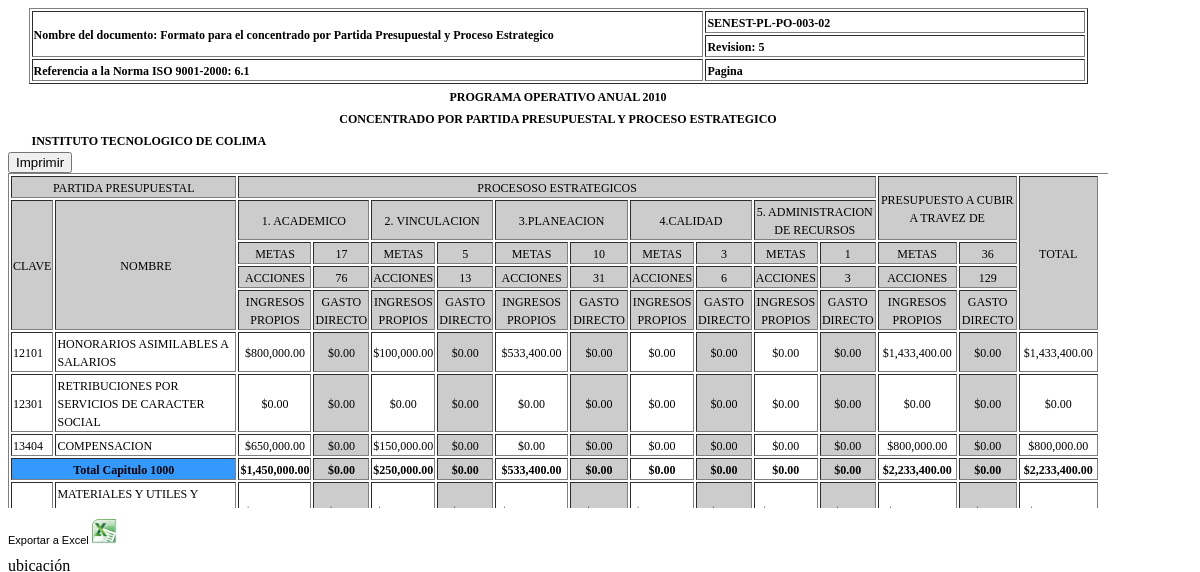
The page /APOApartidaPresupuestal.php on the database its author committed.
### tables this page shows
CREATE TABLE `partida` (
  `clave` int(11) NOT NULL,
  `id_subcapitulo` int(11) default NULL,
  `nombre` varchar(200) default NULL,
  `descripcion` longtext,
  `ingreso_propio` double default NULL,
  `gasto_directo` double default NULL,
  `vigencia` date default NULL,
  `periodo` varchar(20) default NULL,
  `id_partida` int(11) NOT NULL auto_increment,
  `estado` int(11) NOT NULL,
  `restringir` int(11) default NULL,
  PRIMARY KEY  (`id_partida`),
  KEY `i_clave` (`clave`)
);

CREATE TABLE `capitulo` (
  `clave` int(11) NOT NULL,
  `nombre` varchar(500) default NULL,
  `descripcion` longtext,
  `ingresos_propios` double default NULL,
  `gasto_directo` double default NULL,
  `vigencia` date default NULL,
  `periodo` varchar(20) default NULL,
  `id_capitulo` int(11) NOT NULL auto_increment,
  PRIMARY KEY  (`id_capitulo`),
  KEY `i_clave` (`clave`)
);

### APOApartidaPresupuestal.php (the view, shortened to what the rows shown need)
<!DOCTYPE html PUBLIC "-//W3C//DTD XHTML 4.01 Transitional//EN" "http://www.w3.org/TR/xhtml1/DTD/xhtml1-transitional.dtd">
<html xmlns="http://www.w3.org/1999/xhtml">
<head>
</head>
<body onload="cargar();">
<form id="form1" name="form1" method="post" action="TCapitulo.php">
  <div id="d_diva" style="display:block; height:500px; width:1100px; overflow:auto; ">
    <table width="1059" border="1" align="center"   >
      <?PHP
	$Sql="select clave,nombre,ingreso_propio from partida where clave BETWEEN 10000 and (10000+9999) ORDER BY clave";
	$ISql = mysql_query($Sql);
	$num=mysql_num_rows($ISql);
	if($num>0)
	{
		$a=1;
		while($row = mysql_fetch_array($ISql))
		{
		if($a==0)
		{
		?>
      <? $a=1;}else{?>
      <tr class="odd">
        <? $a=0;}?>
        <td ><span class="Estilo2"><? echo $row[0]; ?></span></td>
        <td ><span class="Estilo2"><? echo $row[1]; ?></span></td>
        <?
			$co="select sum(pd.ingreso_propio) from `partida_departamento` pd
			join `procesoclave_meta` pm on pd.id_meta = pm.id_meta
			join `procesoclave` p on p.id_procesoclave = pm.id_procesoclave
			join `procesoestrategico` pe on pe.id_procesoestrategico=p.id_procesoestrategico
			join partida pa on pa.id_partida = pd.id_partida where pa.clave = ".$row[0]." and pe.clave = 01";
			$resultado=mysql_query($co);
			$row11 = mysql_fetch_array($resultado);
			?>
        <td align="center"><span class="Estilo2">
          <?  echo "$".number_format($row11[0], 2, '.', ',');?>
        </span></td>
        <?
			$gastodir="select sum(g.monto) from `gastodirecto_partida` g
			join `procesoclave_meta` pm on g.id_meta = pm.id_meta
			join `procesoclave` p on p.id_procesoclave = pm.id_procesoclave
			join `procesoestrategico` pe on pe.id_procesoestrategico=p.id_procesoestrategico
			join partida pa on pa.id_partida = g.id_partida
			where pa.clave = ".$row[0]." and pe.clave = 01";
			$resultado=mysql_query($gastodir);
			$row11 = mysql_fetch_array($resultado);
			?>
        <td align="center" bgcolor="#CCCCCC"><span class="Estilo2">
          <?  echo "$".number_format($row11[0], 2, '.', ',');?>
        </span></td>
        <?
			$con="select sum(pd.ingreso_propio) from `partida_departamento` pd
			join `procesoclave_meta` pm on pd.id_meta = pm.id_meta
			join `procesoclave` p on p.id_procesoclave = pm.id_procesoclave
			join `procesoestrategico` pe on pe.id_procesoestrategico=p.id_procesoestrategico
			join partida pa on pa.id_partida = pd.id_partida where pa.clave = ".$row[0]." and pe.clave = 02";
			$resultado1=mysql_query($con);
			$row10 = mysql_fetch_array($resultado1);
			?>
        <td align="center"><span class="Estilo2">
          <?  echo "$".number_format($row10[0], 2, '.', ',');?>
        </span> </td>
        <?
			$gastodir1="select sum(g.monto) from `gastodirecto_partida` g
			join `procesoclave_meta` pm on g.id_meta = pm.id_meta
			join `procesoclave` p on p.id_procesoclave = pm.id_procesoclave
			join `procesoestrategico` pe on pe.id_procesoestrategico=p.id_procesoestrategico
			join partida pa on pa.id_partida = g.id_partida
			where pa.clave = ".$row[0]." and pe.clave = 02";
			$resultado=mysql_query($gastodir1);
			$row11 = mysql_fetch_array($resultado);
			?>
        <td bgcolor="#CCCCCC" align="center"><span class="Estilo2">
          <?  echo "$".number_format($row11[0], 2, '.', ',');?>
        </span></td>
        <?
			$cone="select sum(pd.ingreso_propio) from `partida_departamento` pd
			join `procesoclave_meta` pm on pd.id_meta = pm.id_meta
			join `procesoclave` p on p.id_procesoclave = pm.id_procesoclave
			join `procesoestrategico` pe on pe.id_procesoestrategico=p.id_procesoestrategico
			join partida pa on pa.id_partida = pd.id_partida where pa.clave = ".$row[0]." and pe.clave = 03";
			$resultado2=mysql_query($cone);
			$row9 = mysql_fetch_array($resultado2);
			?>
        <td align="center"><span class="Estilo2">
          <?  echo "$".number_format($row9[0], 2, '.', ',');?>
        </span></td>
        <?
			$gastodir1="select sum(g.monto) from `gastodirecto_partida` g
			join `procesoclave_meta` pm on g.id_meta = pm.id_meta
			join `procesoclave` p on p.id_procesoclave = pm.id_procesoclave
			join `procesoestrategico` pe on pe.id_procesoestrategico=p.id_procesoestrategico
			join partida pa on pa.id_partida = g.id_partida
			where pa.clave = ".$row[0]." and pe.clave = 03";
			$resultado=mysql_query($gastodir1);
			$row11 = mysql_fetch_array($resultado);
			?>
        <td bgcolor="#CCCCCC" align="center"><span class="Estilo2">
          <?  echo "$".number_format($row11[0], 2, '.', ',');?>
        </span></td>
        <?
			$conex="select sum(pd.ingreso_propio) from `partida_departamento` pd
			join `procesoclave_meta` pm on pd.id_meta = pm.id_meta
			join `procesoclave` p on p.id_procesoclave = pm.id_procesoclave
			join `procesoestrategico` pe on pe.id_procesoestrategico=p.id_procesoestrategico
			join partida pa on pa.id_partida = pd.id_partida where pa.clave = ".$row[0]." and pe.clave = 04";
			$resultado3=mysql_query($conex);
			$row8 = mysql_fetch_array($resultado3);
			?>
        <td align="center"><span class="Estilo2">
          <?  echo "$".number_format($row8[0], 2, '.', ',');?>
        </span></td>
        <?
			$gastodir1="select sum(g.monto) from `gastodirecto_partida` g
			join `procesoclave_meta` pm on g.id_meta = pm.id_meta
			join `procesoclave` p on p.id_procesoclave = pm.id_procesoclave
			join `procesoestrategico` pe on pe.id_procesoestrategico=p.id_procesoestrategico
			join partida pa on pa.id_partida = g.id_partida
			where pa.clave = ".$row[0]." and pe.clave = 04";
			$resultado=mysql_query($gastodir1);
			$row11 = mysql_fetch_array($resultado);
			?>
        <td bgcolor="#CCCCCC" align="center"><span class="Estilo2">
          <?  echo "$".number_format($row11[0], 2, '.', ',');?>
        </span></td>
        <?
			$conexi="select sum(pd.ingreso_propio) from `partida_departamento` pd
			join `procesoclave_meta` pm on pd.id_meta = pm.id_meta
			join `procesoclave` p on p.id_procesoclave = pm.id_procesoclave
			join `procesoestrategico` pe on pe.id_procesoestrategico=p.id_procesoestrategico
			join partida pa on pa.id_partida = pd.id_partida where pa.clave = ".$row[0]." and pe.clave = 05";
			$resultado4=mysql_query($conexi);
			$row7 = mysql_fetch_array($resultado4);
			?>
        <td align="center"><span class="Estilo2">
          <?  echo "$".number_format($row7[0], 2, '.', ',');?>
        </span></td>
        <?
			$gastodir1="select sum(g.monto) from `gastodirecto_partida` g
			join `procesoclave_meta` pm on g.id_meta = pm.id_meta
			join `procesoclave` p on p.id_procesoclave = pm.id_procesoclave
			join `procesoestrategico` pe on pe.id_procesoestrategico=p.id_procesoestrategico
			join partida pa on pa.id_partida = g.id_partida
			where pa.clave = ".$row[0]." and pe.clave = 05";
			$resultado=mysql_query($gastodir1);
			$row11 = mysql_fetch_array($resultado);
			?>
        <td bgcolor="#CCCCCC" align="center"><span class="Estilo2">
          <?  echo "$".number_format($row11[0], 2, '.', ',');?>
        </span></td>
        <?
			$conexio ="select sum(pd.ingreso_propio) from `partida_departamento` pd
			join `procesoclave_meta` pm on pd.id_meta = pm.id_meta
			join `procesoclave` p on p.id_procesoclave = pm.id_procesoclave
			join `procesoestrategico` pe on pe.id_procesoestrategico=p.id_procesoestrategico
			join partida pa on pa.id_partida = pd.id_partida where pa.clave = ".$row[0]."
			and pe.clave BETWEEN 01 and 09";
			$resultado5=mysql_query($conexio);
			$row6 = mysql_fetch_array($resultado5);
			?>
        <td align="center"><span class="Estilo2">
          <?  echo "$".number_format($row6[0], 2, '.', ',');?>
        </span></td>
        <?
			$TotalGasto="select sum(g.monto) from `gastodirecto_partida` g
			join `procesoclave_meta` pm on g.id_meta = pm.id_meta
			join `procesoclave` p on p.id_procesoclave = pm.id_procesoclave
			join `procesoestrategico` pe on pe.id_procesoestrategico=p.id_procesoestrategico
			join partida pa on pa.id_partida = g.id_partida where pa.clave = ".$row[0]."
			and pe.clave BETWEEN 01 and 09";
			$res = mysql_query($TotalGasto);
			$row03 = mysql_fetch_array($res);
			?>
        <td bgcolor="#CCCCCC" align="center"><span class="Estilo2">
          <?  echo "$".number_format($row03[0], 2, '.', ',');?>
        </span></td>
        <?
				$sum1 = $row6[0] + $row03[0];
			?>
        <td align="center"><span class="Estilo2">
          <?  echo "$".number_format($sum1, 2, '.', ',');?>
        </span></td>
      </tr>
      <?
		}
	}
?>
        <?
	$capitulo1="select ingresos_propios from capitulo
	where clave = 1000";
	$vinculacion=mysql_query($capitulo1);
	$rowc1 = mysql_fetch_array($vinculacion);
	?>
        <td align="center"><strong><span class="Estilo2">
          <?  echo "$".number_format($rowc1[0], 2, '.', ',');?>
        </span></strong></td>
        <?PHP
	$Sql="select clave,nombre,ingreso_propio from partida where clave BETWEEN 20000 and (20000+9999) ORDER BY clave";
	$ISql = mysql_query($Sql);
	$num=mysql_num_rows($ISql);
	if($num>0)
	{
		$a=1;
		while($row = mysql_fetch_array($ISql))
		{
		if($a==0)
		{
		?>
        <? $a=1;}else{?>
      <tr class="odd">
        <? $a=0;}?>
        <td width="62" ><span class="Estilo2"><? echo $row[0]; ?></span></td>
        <td width="135" ><span class="Estilo2"><? echo $row[1]; ?></span></td>
        <td width="61" align="center"><span class="Estilo2">
        </span></td>
        <td width="53" bgcolor="#CCCCCC" align="center"><span class="Estilo2">
        </span></td>
        <td width="61" align="center"><span class="Estilo2">
        </span> </td>
        <td width="53" bgcolor="#CCCCCC" align="center"><span class="Estilo2">
        </span></td>
        <td width="61" align="center"><span class="Estilo2">
        </span></td>
        <td width="53" bgcolor="#CCCCCC" align="center"><span class="Estilo2">
        </span></td>
        <td width="61" align="center"><span class="Estilo2">
        </span></td>
        <td width="53" bgcolor="#CCCCCC" align="center"><span class="Estilo2">
        </span></td>
        <td width="61" align="center"><span class="Estilo2">
        </span></td>
        <td width="53" bgcolor="#CCCCCC" align="center"><span class="Estilo2">
        </span></td>
        <td width="61" align="center"><span class="Estilo2">
        </span></td>
        <td bgcolor="#CCCCCC" align="center"><span class="Estilo2">
        </span></td>
        <td align="center"><span class="Estilo2">
        </span></td>
      </tr>
      <?
		}
	}
?>
    </table>
  </div>
</form>
</body>
</html>

### rows shown on the page
partida: clave "12101", nombre "HONORARIOS ASIMILABLES A SALARIOS", row11 "800,000.00", row11 "0.00", row10 "100,000.00", row9 "533,400.00", row8 "0.00", row7 "0.00", row6 "1,433,400.00", row03 "0.00", sum1 "1,433,400.00"
partida: clave "12301", nombre "RETRIBUCIONES POR SERVICIOS DE CARACTER SOCIAL", row11 "0.00", row10 "0.00", row9 "0.00", row8 "0.00", row7 "0.00", row6 "0.00", row03 "0.00", sum1 "0.00"
partida: clave "13404", nombre "COMPENSACION", row11 "650,000.00", row11 "0.00", row10 "150,000.00", row9 "0.00", row8 "0.00", row7 "0.00", row6 "800,000.00", row03 "0.00", sum1 "800,000.00"
capitulo: ingresos_propios "2,233,400.00"
partida: nombre "MATERIALES Y UTILES Y…"

### other values the page prints
$row01[0] "17"
$row01[0] "5"
$row01[0] "10"
$row01[0] "3"
$row01[0] "1"
$row01[0] "36"
$row01[0] "76"
$row01[0] "13"
$row01[0] "31"
$row01[0] "6"
$row01[0] "129"
$row01[0] "1,450,000.00"
$row02[0] "0.00"
$row01[0] "250,000.00"
$row01[0] "533,400.00"
